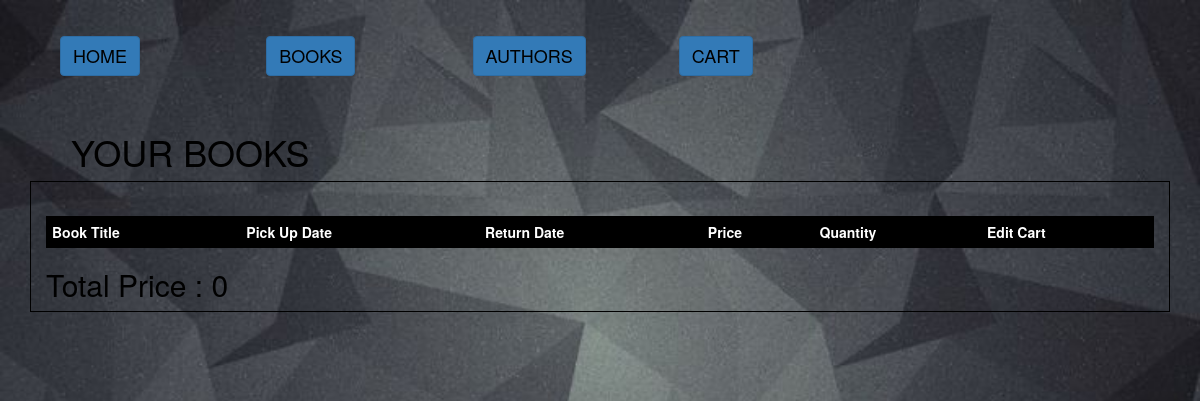
Page /cart/cartview/ (signed in) on the earlier database version.
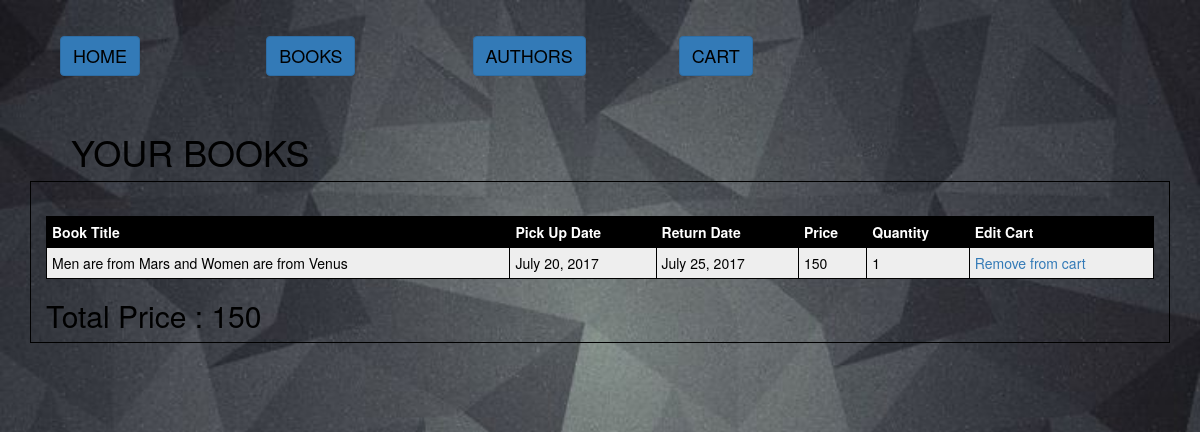
Same page on the later database version.
### cart/models.py (models this page shows)
class Cart(models.Model):
    book = models.ForeignKey('books.Book', on_delete=models.SET_NULL, null=True,)
    user = models.ForeignKey(User, on_delete=models.CASCADE, null=True,)
    order = models.ForeignKey('books.Order', on_delete=models.CASCADE, null=True, blank=True)
    quantity = models.IntegerField(help_text="Enter number of Copies" ,null=True, blank=True)
    issue_date = models.DateField(null=True, blank=True)
    return_date = models.DateField(null=True, blank=True)
    total_price = models.IntegerField(null=True, blank=True)

### books/models.py (models this page shows, shortened)
class Book(models.Model):
    title = models.CharField(max_length=200)
    author = models.ForeignKey('Author', on_delete=models.SET_NULL, null=True)
    isbn = models.CharField(
        'ISBN',
        max_length=13,
        help_text='13 Character <a href="https://www.isbn-international.org/content/what-isbn">ISBN number</a>',
        default=True
    )
    summary = models.TextField(max_length=10000, null=True, blank =True, help_text="Enter a brief description of the book")
    genre = models.ManyToManyField(Genre, help_text="Select a genre for this book")
    price = models.IntegerField(null=True, help_text="Enter Daily rental Price")
    count = models.IntegerField(null=True, help_text="Enter number of Copies")
    imprint = models.CharField(max_length=200, blank=True, null=True)
    LOAN_STATUS = (
        ('n', 'Not Available'),
        ('a', 'Available'),
    )
    status = models.CharField(max_length=1, choices=LOAN_STATUS, blank=True, default='d', help_text='Book availability')
    figure = models.ImageField(upload_to='images/',
                               blank=True,
                               null=True,
                               verbose_name=("Figure"))

### cart/views.py (the view)
@login_required
def view_cart(request):
    cart = Cart.objects.filter(user=request.user.id)
    total_amount=0
    for item in cart:
        total_amount= total_amount + item.total_price
    total_money = total_amount*100
    return render(request, "cart/cart_detail.html", {'product':cart, 'total_amount': total_amount, 'total_money': total_money, })

### cart/templates/cart/cart_detail.html (shortened to what this page needs)
{% extends "books/base.html" %}
{% block content %}
<div style="color: black; margin-left: 7%">
  <h1>YOUR BOOKS</h1>
</div>
<div class="container" style="color:black">
  <div class="col-md-12" style="    border: 1px solid;">
    <table style="width:100% ; margin-top: 3%">
      <tr>
        <th>Book Title</th>
        <th>Pick Up Date</th>
        <th>Return Date</th>
        <th>Price</th>
        <th>Quantity</th>
        <th>Edit Cart</th>
      </tr>
      {% for items in product %}
        <tr>
          <td>{{ items.book.title }}</td>
          <td>{{ items.issue_date }}</td>
          <td>{{ items.return_date }}</td>
          <td>{{ items.total_price }}</td>
          <td>{{ items.quantity }}</td>
          <td><a href="/cart/deletecart/{{items.id}}">Remove from cart</a></td>
        </tr>
       {% endfor %}
    </table>
    <div style="color: black">
      <h2> Total Price : {{total_amount}} </h2>
    </div>
  </div>
</div>
{% endblock %}

Differences in the rows shown:
added Cart: book "Men are from Mars and Women are from Venus", issue_date "July 20, 2017", return_date "July 25, 2017", total_price "150", quantity "1"
Other differences:
{{ total_amount }}: "0" → "150"
